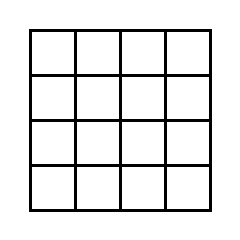
Frame 1 (no input)
Frame 60 (the mouse pressed at the canvas centre just before this capture): identical to frame 1, image omitted
Frame 120 (the mouse held since frame 60 and released just before this capture): identical to frame 1, image omitted

The Processing sketch that drew this single still picture (run headless with seeded random() and noise(); from frame 60 on, the mouse is pressed at the canvas centre):

// Processing sketch: processing_132650
// ── processing_132650.pde

// creHACKtivity workshop
// incontro 02 - esercizio 04
// ARRAYS and FOR loops
// http://www.processing.org/reference/Array.html

int[] colors = new int[16];

int L = 45;
int margin = 30;

// SETUP //////////////////////////////////////////////////
void setup() {
    size(240, 240);
    smooth();
    frameRate(24);
    
    //inizializzazione degli elementi dell'array
    for(int i=0; i < 16; i++) {
        colors[i] = 0;
        //println("elemento " + i + "-esimo dell'array 'colors' = " + colors[i]);
    }
}


// DRAW ///////////////////////////////////////////////////
void draw() {
    background(255);  
    
    /*
          tabella dei due cicli for:
          i = indice della riga
          j = indice della colonna
          valori delle  'ascisse di guardia' = j*L & (j+1)*L
          valori delle 'ordinate di guardia' = i*L & (i+1)*L
          
          | i | j | i*L | (i+1)*L | j*L | (j+1)*L |
          +---+---+-----+---------+-----+---------+
          | 0 | 0 |  0  |    L    |  0  |   1*L   |
          | 0 | 1 |  0  |    L    |  L  |   2*L   |
          | 0 | 2 |  0  |    L    | 2*L |   3*L   |
          | 0 | 3 |  0  |    L    | 3*L |   4*L   |
          +---+---+-----+---------+-----+---------+
          | 1 | 0 |  L  |   2*L   |  0  |   1*L   |
          | 1 | 1 |  L  |   2*L   |  L  |   2*L   |
          | 1 | 2 |  L  |   2*L   | 2*L |   3*L   |
          | 1 | 3 |  L  |   2*L   | 3*L |   4*L   |
          +---+---+-----+---------+-----+---------+
          | 2 | 0 | 2*L |   3*L   |  0  |   1*L   |
          | 2 | 1 | 2*L |   3*L   |  L  |   2*L   |
          | 2 | 2 | 2*L |   3*L   | 2*L |   3*L   |
          | 2 | 3 | 2*L |   3*L   | 3*L |   4*L   |
          +---+---+-----+---------+-----+---------+
          | 3 | 0 | 3*L |   4*L   |  0  |   1*L   |
          | 3 | 1 | 3*L |   4*L   |  L  |   2*L   |
          | 3 | 2 | 3*L |   4*L   | 2*L |   3*L   |
          | 3 | 3 | 3*L |   4*L   | 3*L |   4*L   |
          
    */
    
    strokeWeight(3);
    stroke(0);
    
    // doppio ciclo FOR
    /* ciclo attraverso le 4 righe */
    for(int i = 0; i < 4; i++) { 
        /* ciclo attraverso le 4 colonne */
        for(int j=0; j < 4; j++) { 
          
          // definisco 'cl' una variabile di appoggio
          // rtasferisco il valore contenuto nell'array all'interno di 'cl'
          int cl = colors[ i*4 + j];
          
          // controllo se il mouse si trova tra i valori di guardia
          if( (mouseY > (margin+i*L)) && (mouseY < (margin+(i+1)*L)) && (mouseX > (margin+j*L)) && (mouseX < (margin+(j+1)*L)) ) {
            // se il puntatore del mouse si trova tra i valori di guardia
            // reimposto il calore 'cl' a 255
            cl = 255;
          } else {
            // se il mouse si trova al di fuori dei valori di guardia
            // provvedo a decrementare progressivamente la variabile 'cl'
            // ad ogni ciclo di draw
            if (cl > 0)
              cl -= 15;
          }
          
          // terminati i controlli, imposto il colore di riempimento
          fill( 255, 255-cl, 255-cl );
          // e disegno il rettangolo
          rect(margin+j*L, margin+i*L, L, L);
          
          // come ultima cosa, aggiorno il valore dell'array con
          // quello calcolato su base della posizione del mouse 'cl' 
          colors[ i*4 + j] = cl;
        }
    }
    
    /*
    // stampa per debug
    for(int i=0; i < 16; i++) {
        print(colors[i] + " ");
    }
    println();
    */    
}
